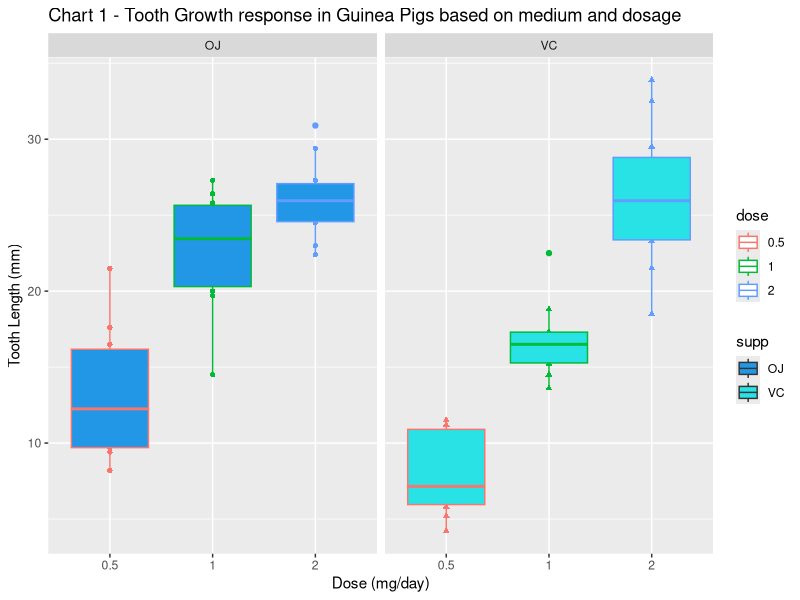
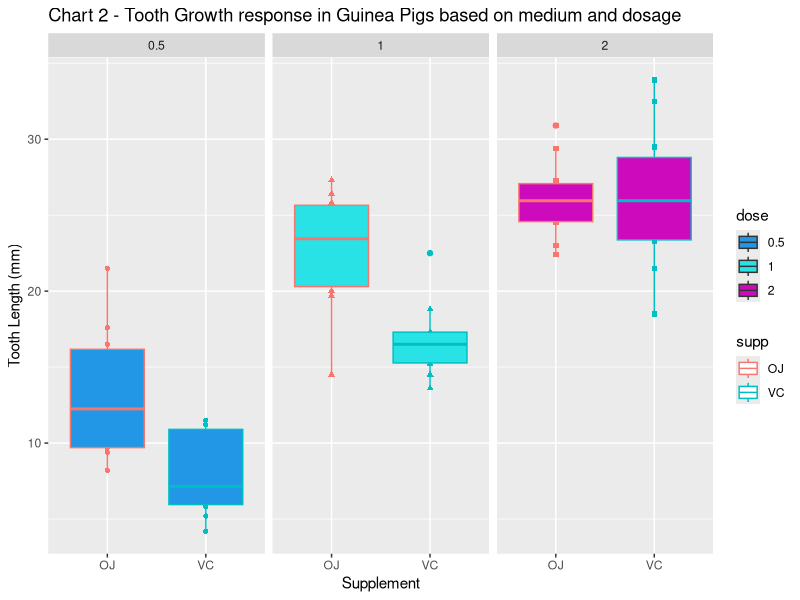

The R source for these figures, in order:
## ---- chunk 1
library (ggplot2)
library (dplyr)
library (knitr)
library (broom)
library (purrr)
## ---- chunk 2
data("ToothGrowth")
ToothGrowth$dose <- as.factor(as.character(ToothGrowth$dose))
## ---- chunk 3
g1 <- ggplot(ToothGrowth, aes(x = dose, y = len, 
                              color = dose, 
                              group = dose, 
                              shape = supp)) + 
        facet_wrap(~supp) +
        geom_point () +
        geom_boxplot(aes(fill=supp)) + 
        scale_fill_manual (values = c(4,5)) + 
        labs (title = "Chart 1 - Tooth Growth response in Guinea Pigs based on medium and dosage",
              x = "Dose (mg/day)",
              y = "Tooth Length (mm)")


g1

g2 <- ggplot(ToothGrowth, aes(x = supp, y = len, 
                              color = supp, 
                              group = supp, 
                              shape = dose)) + 
        facet_wrap(~dose) +
        geom_point () +
        geom_boxplot(aes(fill=dose)) + 
        scale_fill_manual (values = c(4,5,6)) + 
        labs (title = "Chart 2 - Tooth Growth response in Guinea Pigs based on medium and dosage",
              x = "Supplement",
              y = "Tooth Length (mm)")


g2
## ---- chunk 4

df_summary <-  ToothGrowth %>% summarise("Supplement" = "All",
                                         "Dose" = "All",
                                         "Mean" = mean(len),
                                         "Std." = sd(len),
                                         "Min." = min(len),
                                         "Q1" = quantile(len,0.25),
                                         "Median" = median(len),
                                         "Q3" = quantile(len,0.75),
                                         "Max." = max(len))

df_summary <-  rbind(df_summary, ToothGrowth %>% group_by ("Supplement" = supp) %>% 
                                summarise("Dose" = "All", 
                                "Mean" = mean(len),
                                "Std." = sd(len),
                                "Min." = min(len),
                                "Q1" = quantile(len,0.25),
                                "Median" = median(len),
                                "Q3" = quantile(len,0.75),
                                "Max." = max(len))
                     )

df_summary <-  rbind(df_summary,
                     ToothGrowth %>%
                     group_by ("Supplement" = "All",
                               "Dose" = as.character(format(dose,nsmall=1))) %>%
                               summarise("Mean" = mean(len),
                                         "Std." = sd(len),
                                         "Min." = min(len),
                                         "Q1" = quantile(len,0.25),
                                         "Median" = median(len),
                                         "Q3" = quantile(len,0.75),
                                         "Max." = max(len))
                        )


df_summary <-  rbind(df_summary, 
                     ToothGrowth %>%
                     group_by ("Supplement" = supp,
                               "Dose" = as.character(format(dose,nsmall=1))) %>%
                               summarise("Mean" = mean(len),
                                         "Std." = sd(len),
                                         "Min." = min(len),
                                         "Q1" = quantile(len,0.25),
                                         "Median" = median(len),
                                         "Q3" = quantile(len,0.75),
                                         "Max." = max(len))
                     )
        

kable (df_summary, 
       caption = "Table 1 - Summary statistics for Tooth Growth data set",
       digits = 2,
       format.args = list(big.mark=",",
                       scientific = FALSE,
                       nsmall = 2
                               )
       )
## ---- chunk 5
c2a <- filter(ToothGrowth, dose %in% c(0.5, 1.0))
c2b <- filter(ToothGrowth, dose %in% c(0.5, 2.0))
c2c <- filter(ToothGrowth, dose %in% c(1.0, 2.0))
c3a <- filter(ToothGrowth, dose == 0.5)
c3b <- filter(ToothGrowth, dose == 1.0)
c3c <- filter(ToothGrowth, dose == 2.0)
## ---- chunk 6
v1 <- var.test (len ~ supp, ToothGrowth)
v2a <- var.test (len ~ dose, c2a)
v2b <- var.test (len ~ dose, c2b)
v2c <- var.test (len ~ dose, c2c)
v3a <- var.test (len ~ supp, c3a)
v3b <- var.test (len ~ supp, c3b)
v3c <- var.test (len ~ supp, c3c)

table <- map_df(list(v1, v2a, v2b, v2c, v3a, v3b, v3c), tidy)[,c(2,4,5,8,9)]
names(table) <- c("Parameter (df)", "Statistic", "p-value",
                  "Method", "Alternative")
row.names(table) <- c("Case 1", "Case 2a", "Case 2b", "Case 2c", "Case 3a", 
                      "Case 3b", "Case 3c")

kable (table,
       digits = 2,
       format.args = list(big.mark=",",
                          scientific = FALSE,
                          nsmall = 2),
       caption = "Table 2 - Summary of F-test to compare sample variances for hypothesis testing"
        )
## ---- chunk 7


t1 <- t.test (len ~ supp, data=ToothGrowth, 
              conf.level = 0.95, alternative = "two.sided", var.equal = T)
t2a <- t.test (len ~ dose, data=c2a, conf.level = 0.95, 
               alternative = "two.sided", var.equal = T)
t2b <- t.test (len ~ dose, data=c2b, conf.level = 0.95, 
               alternative = "two.sided", var.equal = T)
t2c <- t.test (len ~ dose, data=c2c, conf.level = 0.95, 
               alternative = "two.sided", var.equal = T)
t3a <- t.test (len ~ supp, data=c3a, conf.level = 0.95, 
               alternative = "two.sided", var.equal = T)
t3b <- t.test (len ~ supp, data=c3b, conf.level = 0.95, 
               alternative = "two.sided", var.equal = T)
t3c <- t.test (len ~ supp, data=c3c, conf.level = 0.95, 
               alternative = "two.sided", var.equal = T)

table <- map_df(list(t1, t2a, t2b, t2c, t3a, t3b, t3c), tidy)[,4:10]
names(table) <- c("Statistic", "p-value", "Parameter (df)", 
                  "C.I. - Low", "C.I. - High", "Method", "Alternative")
row.names(table) <- c("Case 1", "Case 2a", "Case 2b", "Case 2c", "Case 3a", 
                      "Case 3b", "Case 3c")

kable (table,
       digits = 2,
       format.args = list(big.mark=",",
                          scientific = FALSE,
                          nsmall = 2),
       caption = "Table 3 - Summary of t-test to evaluate hypothesis for each case"
        )


